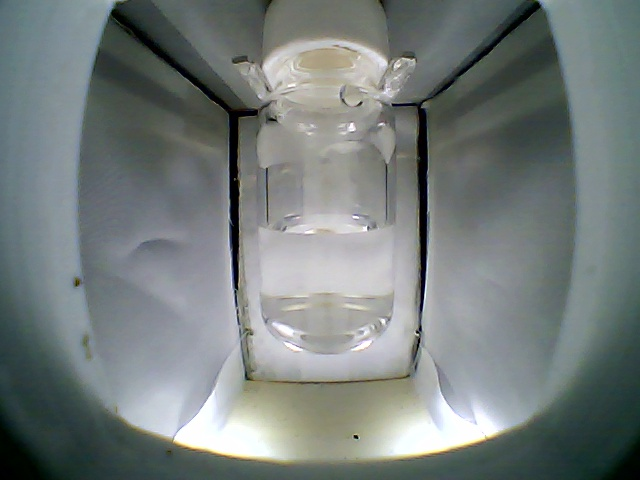
#> input picture data/Calib_0.1_PPM/Calib_0.1_PPM_DYE1.jpg, 640 x 480 px, given in place of the camera
$ python camera_colour_calibrator.py
#> lines starting #> are read from the running program, lines starting #| are printed output that depends on the picture
# -*- coding: utf-8 -*-
"""
Created on Wed Mar 22 10:39:49 2023

@author: Francisco
"""

import cv2
import sys
import numpy as np
from time import sleep
#import pyrealsense2 as rs


def nothing(x):
    pass

#image = cv2.imread('1.jpg')

# Create a window
cv2.namedWindow('image')

# create trackbars for color change
cv2.createTrackbar('HMin','image',0,179,nothing) # Hue is from 0-179 for Opencv
cv2.createTrackbar('SMin','image',0,255,nothing)
cv2.createTrackbar('VMin','image',0,255,nothing)
cv2.createTrackbar('HMax','image',0,179,nothing)
cv2.createTrackbar('SMax','image',0,255,nothing)
cv2.createTrackbar('VMax','image',0,255,nothing)

# Set default value for MAX HSV trackbars.
cv2.setTrackbarPos('HMax', 'image', 179)
cv2.setTrackbarPos('SMax', 'image', 255)
cv2.setTrackbarPos('VMax', 'image', 255)

# Initialize to check if HSV min/max value changes
hMin = sMin = vMin = hMax = sMax = vMax = 0
phMin = psMin = pvMin = phMax = psMax = pvMax = 0

#output = image
wait_time = 33


found_rgb = False

x, y, w, h = 0, 0, 300, 320
x, y, w, h = 280, 200, 100, 170
cap = cv2.VideoCapture(1)
time=0
if not cap.isOpened():
    print("Cannot open camera")
    exit()
ret, color_image = cap.read()
#> color_image is the input picture: shape (480, 640, 3); mean B, G, R 123.6, 125, 117.2
color_image_rgb=np.asanyarray(color_image)#[x:x+w, y:y+h]
color_image_rgb=np.asanyarray(color_image)[x:x+w, y:y+h]
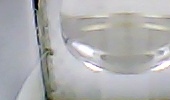
#> color_image_rgb: shape (100, 170, 3); mean B, G, R 176.4, 175.2, 174.7
#color_image= cv2.bitwise_not(color_image_rgb)

try:
    while True:
        ret, color_image = cap.read()
        color_image_rgb=np.asanyarray(color_image)[x:x+w, y:y+h]
        #(hMin = 65 , sMin = 42, vMin = 174), (hMax = 179 , sMax = 255, vMax = 255)
        #color_image_rgb=np.asanyarray(color_image)
        hsv = cv2.cvtColor(color_image_rgb, cv2.COLOR_BGR2HSV)
#> hsv: shape (100, 170, 3); mean H, S, V 84.2, 13.6, 180
        lower = np.array([65,42,174])
        upper = np.array([179,255,255])
        mask = cv2.inRange(hsv, lower, upper)
#> mask: shape (100, 170); every value is 0
        color_image_rgb= cv2.bitwise_and(color_image_rgb, color_image_rgb, mask = mask)
#> color_image_rgb: shape (100, 170, 3); every value is 0
        # [13 lines of commented-out code are left out]
        hMin = cv2.getTrackbarPos('HMin','image')
        sMin = cv2.getTrackbarPos('SMin','image')
        vMin = cv2.getTrackbarPos('VMin','image')

        hMax = cv2.getTrackbarPos('HMax','image')
        sMax = cv2.getTrackbarPos('SMax','image')
        vMax = cv2.getTrackbarPos('VMax','image')

        # Set minimum and max HSV values to display
        lower = np.array([hMin, sMin, vMin])
        upper = np.array([hMax, sMax, vMax])

        # Create HSV Image and threshold into a range.
        hsv = cv2.cvtColor(color_image_rgb, cv2.COLOR_BGR2HSV)
        mask = cv2.inRange(hsv, lower, upper)
#> mask: shape (100, 170); every value is 255
        output = cv2.bitwise_and(color_image_rgb,color_image_rgb, mask= mask)

        gray_image = cv2.cvtColor(output, cv2.COLOR_BGR2GRAY)
        #gray_image=cv2.Canny(gray_image,50,100)
        # Print if there is a change in HSV value
        if( (phMin != hMin) | (psMin != sMin) | (pvMin != vMin) | (phMax != hMax) | (psMax != sMax) | (pvMax != vMax) ):
            print("(hMin = %d , sMin = %d, vMin = %d), (hMax = %d , sMax = %d, vMax = %d)" % (hMin , sMin , vMin, hMax, sMax , vMax))
            phMin = hMin
            psMin = sMin
            pvMin = vMin
            phMax = hMax
            psMax = sMax
            pvMax = vMax

        # Display output image
        #output=color_image

        gray = cv2.cvtColor(output, cv2.COLOR_BGR2GRAY)
        thresh = cv2.threshold(gray, 0, 255, cv2.THRESH_BINARY + cv2.THRESH_OTSU)[1]
        cnts = cv2.findContours(thresh, cv2.RETR_EXTERNAL, cv2.CHAIN_APPROX_SIMPLE)
#> cnts = 0 contours
        cnts = cnts[0] if len(cnts) == 2 else cnts[1]
#> cnts = []
        threadsArea=0
        for cnt in cnts:
             threadsArea+=cv2.contourArea(cnt)
#> this loop made 0 passes
#> after the loop, threadsArea = 0
        if threadsArea>20:
            cv2.putText(color_image, "Not Capped!", (y-5, x-15),cv2.FONT_HERSHEY_SIMPLEX, 1, (0, 0, 255), 3)
            cv2.rectangle(color_image, (y,x), (y+h,x+w), (0,0,255), 2)
        else:
            cv2.putText(color_image, "Capped!", (y+25, x-15),cv2.FONT_HERSHEY_SIMPLEX, 1, (255, 255, 255), 3)
            cv2.rectangle(color_image, (y,x), (y+h,x+w), (0,255,0), 2)
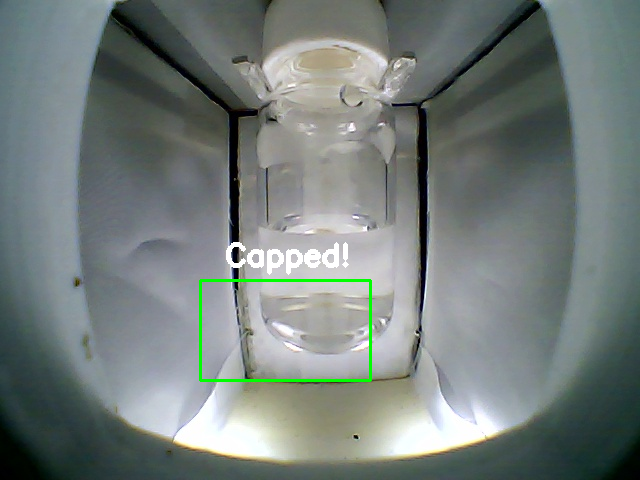
#> color_image: shape (480, 640, 3); mean B, G, R 123.1, 125.8, 116.7
        cv2.imshow('image',color_image)

        # Wait longer to prevent freeze for videos.
        if cv2.waitKey(wait_time) & 0xFF == ord('q'):
#> (key q is pressed here)
            break
        #sleep(0.1)
    cv2.destroyAllWindows()

        # [11 lines of commented-out code are left out]

finally:

    # Stop streaming
    cv2.destroyAllWindows()
    #pipeline.stop()
